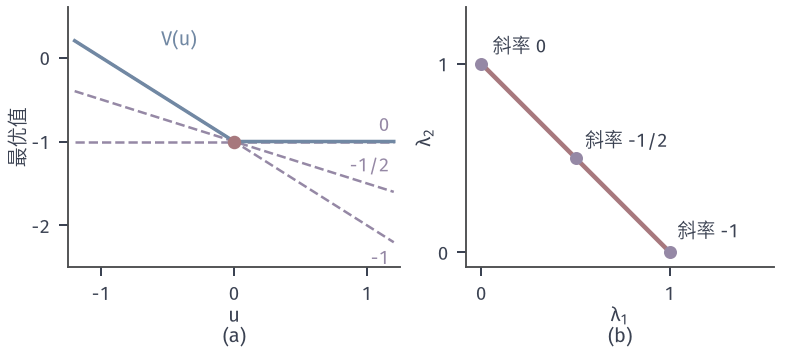

Write the Python code that produced this figure.
from pathlib import Path
import sys
sys.path.insert(0, str(Path(__file__).resolve().parents[1]/'sens-common'))
from sens_core import *
# min -x, x-1<=u, x-1<=0. V(u)=max(-1-u,-1). Multiplier set lam1+lam2=1, lam>=0 with slopes -lam1.
fig, axs = figure(width_mm=112, height_mm=50, ncols=2)
ax = axs[0]
U = np.linspace(-1.2, 1.2, 201); V = np.maximum(-1-U, -1)
for s in (0, -.5, -1):
    ax.plot(U, -1+s*U, color=PURPLE, lw=1.0, ls='--', zorder=2)
ax.plot(U, V, color=BLUE, lw=1.4, zorder=3); opt_point(ax, (0, -1))
ax.text(-.55, .08, '$V(u)$', fontsize=8, color=BLUE, va='bottom')
ax.text(1.17, -2.28, '-1', fontsize=7.5, color=PURPLE, ha='right', va='top')
ax.text(1.17, -1.4, '-1/2', fontsize=7.5, color=PURPLE, ha='right', va='bottom')
ax.text(1.17, -.92, '0', fontsize=7.5, color=PURPLE, ha='right', va='bottom')
clean(ax, (-1.25, 1.25), (-2.5, .6), xlabel='$u$', sub='(a)', ylabel='最优值')
ax.set_xticks([-1, 0, 1]); ax.set_yticks([-2, -1, 0])
ax = axs[1]
ax.plot([0, 1], [1, 0], color=RED, lw=1.8, zorder=3)
for a in (0, .5, 1): ax.plot([a], [1-a], 'o', color=PURPLE, ms=4.2, zorder=4)
ax.text(1.04, .06, '斜率 -1', fontsize=7.5, ha='left', va='bottom')
ax.text(.55, .54, '斜率 -1/2', fontsize=7.5, ha='left', va='bottom')
ax.text(.06, 1.04, '斜率 0', fontsize=7.5, ha='left', va='bottom')
ax.set_aspect('equal'); clean(ax, (-.08, 1.55), (-.08, 1.3), xlabel=r'$\lambda_1$', sub='(b)', ylabel=r'$\lambda_2$')
ax.set_xticks([0, 1]); ax.set_yticks([0, 1])
save(fig, Path(__file__).resolve().parent, 'figure', {'V': 'max(-1-u,-1)'})
